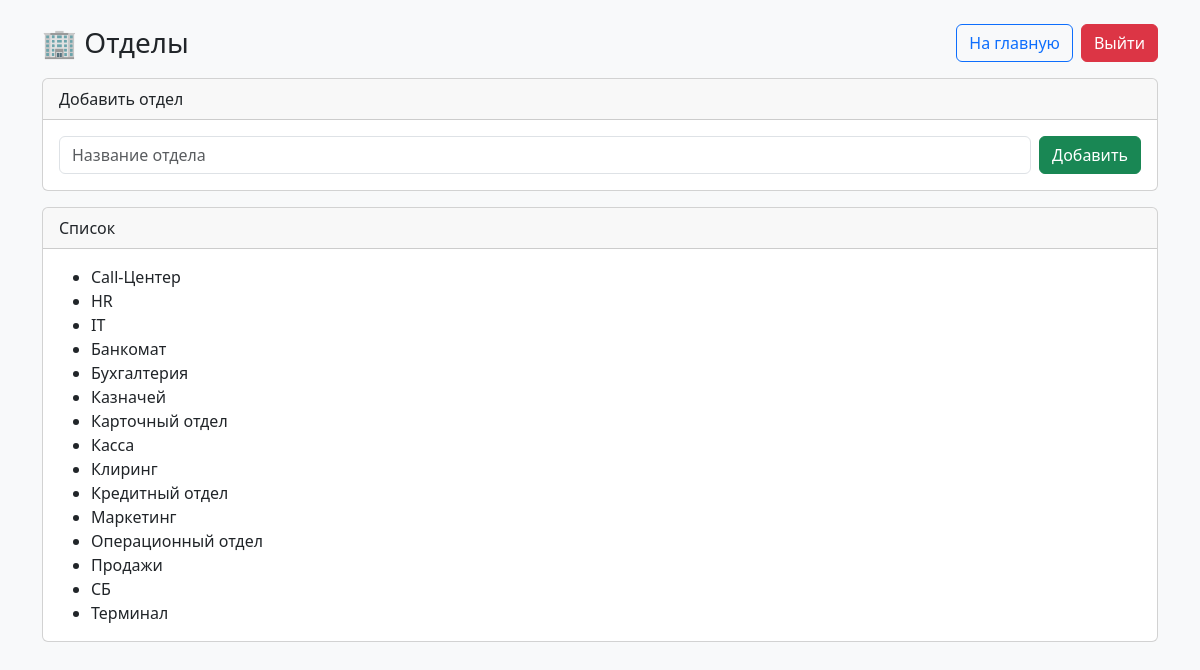
The page /departments (signed in) on the database its author committed.
### tables this page shows
CREATE TABLE departments (
            id INTEGER PRIMARY KEY AUTOINCREMENT,
            name TEXT UNIQUE NOT NULL
        );

### app.py (the view, shortened to what this page needs)
@app.route("/departments", methods=["GET", "POST"])
@admin_required
def departments():
    conn = sqlite3.connect(DB_NAME)
    cur = conn.cursor()
    cur.execute("SELECT id, name FROM departments ORDER BY name")
    deps = cur.fetchall()
    conn.close()
    return render_template("departments.html", departments=deps)

### app.py (called while the page is built)
def admin_required(f):
    @wraps(f)
    def w(*args, **kwargs):
        if not session.get("logged_in"):
            return redirect(url_for("login"))
        if not session.get("is_admin"):
            abort(403)
        return f(*args, **kwargs)
    return w

### templates/departments.html (shortened to what this page needs)
<!DOCTYPE html>
<html lang="ru">
<head>
  <link href="https://cdn.jsdelivr.net/npm/bootstrap@5.3.2/dist/css/bootstrap.min.css" rel="stylesheet">
</head>
<body class="bg-light">
<div class="container py-4">
  <div class="d-flex justify-content-between align-items-center mb-3">
    <h3 class="mb-0">🏢 Отделы</h3>
    <div class="d-flex gap-2">
      <a class="btn btn-outline-primary" href="{{ url_for('index') }}">На главную</a>
      <a class="btn btn-danger" href="{{ url_for('logout') }}">Выйти</a>
    </div>
  </div>
  <div class="card mb-3">
    <div class="card-header">Добавить отдел</div>
    <div class="card-body">
      <form method="POST" class="d-flex gap-2">
        <input class="form-control" name="name" placeholder="Название отдела" required>
        <button class="btn btn-success">Добавить</button>
      </form>
    </div>
  </div>
  <div class="card">
    <div class="card-header">Список</div>
    <div class="card-body">
      <ul class="mb-0">
        {% for d in departments %}
          <li>{{ d[1] }}</li>
        {% endfor %}
      </ul>
    </div>
  </div>
</div>
</body>
</html>

### rows shown on the page
departments: name "Call-Центер"
departments: name "HR"
departments: name "IT"
departments: name "Банкомат"
departments: name "Бухгалтерия"
departments: name "Казначей"
departments: name "Карточный отдел"
departments: name "Касса"
departments: name "Клиринг"
departments: name "Кредитный отдел"
departments: name "Маркетинг"
departments: name "Операционный отдел"
departments: name "Продажи"
departments: name "СБ"
departments: name "Терминал"
